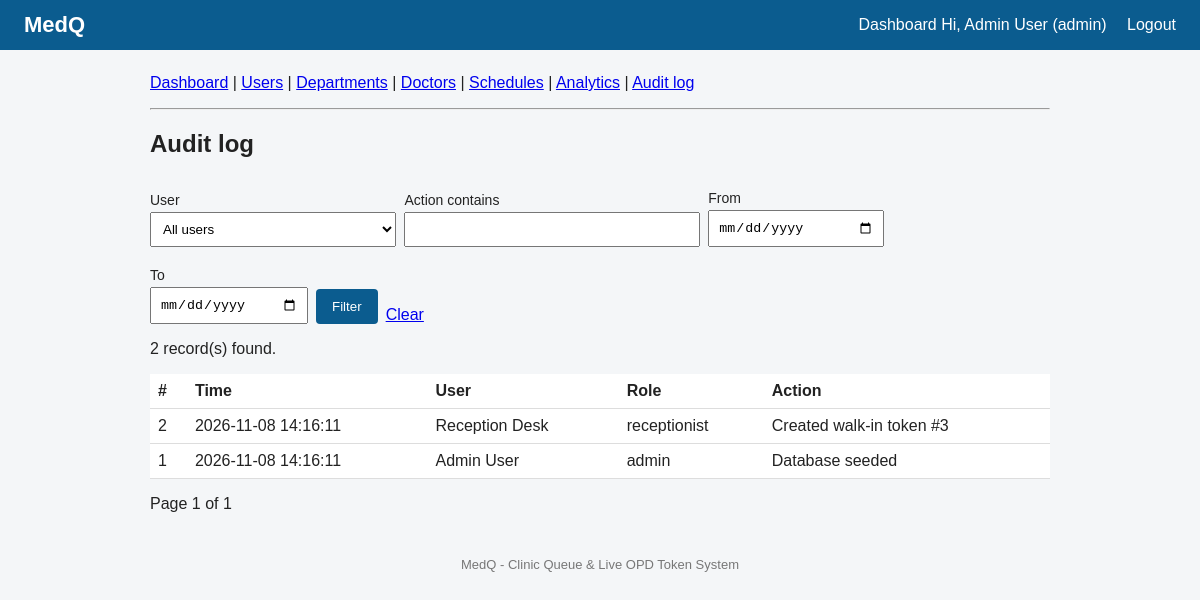
The app's page /backend/admin/audit_log.php (signed in) with its own data.
### tables this page shows
CREATE TABLE audit_log (
    log_id     INT UNSIGNED AUTO_INCREMENT PRIMARY KEY,
    user_id    INT UNSIGNED NULL,
    action     VARCHAR(255) NOT NULL,
    created_at TIMESTAMP NOT NULL DEFAULT CURRENT_TIMESTAMP,
    CONSTRAINT fk_audit_user FOREIGN KEY (user_id)
        REFERENCES users(user_id) ON DELETE SET NULL ON UPDATE CASCADE,
    INDEX idx_audit_user (user_id)
);

CREATE TABLE users (
    user_id       INT UNSIGNED AUTO_INCREMENT PRIMARY KEY,
    name          VARCHAR(100) NOT NULL,
    email         VARCHAR(150) NOT NULL UNIQUE,
    phone         VARCHAR(20),
    password_hash VARCHAR(255) NOT NULL,
    role          ENUM('patient','doctor','receptionist','admin') NOT NULL DEFAULT 'patient',
    created_at    TIMESTAMP NOT NULL DEFAULT CURRENT_TIMESTAMP
);

### backend/includes/functions.php (called while the page is built, shortened)
<?php
function e($text) {
    return htmlspecialchars((string)$text, ENT_QUOTES, 'UTF-8');
}

### backend/admin/audit_log.php (the view, shortened to what this page needs)
<?php
require_once '../includes/db.php';
$q       = trim($_GET['q'] ?? '');
$from    = $_GET['from'] ?? '';
$to      = $_GET['to'] ?? '';
$where  = [];
$params = [];
$where_sql = $where ? 'WHERE ' . implode(' AND ', $where) : '';
$per_page = 20;
$page     = max(1, (int)($_GET['page'] ?? 1));
$offset   = ($page - 1) * $per_page;
$stmt = $pdo->prepare("SELECT COUNT(*) FROM audit_log a $where_sql");
$stmt->execute($params);
$total       = (int)$stmt->fetchColumn();
$total_pages = max(1, (int)ceil($total / $per_page));
$stmt = $pdo->prepare("SELECT a.log_id, a.created_at, a.action, u.name AS user_name, u.role
                         FROM audit_log a
                         LEFT JOIN users u ON u.user_id = a.user_id
                         $where_sql
                        ORDER BY a.log_id DESC
                        LIMIT $per_page OFFSET $offset");
$stmt->execute($params);
$logs = $stmt->fetchAll();
include '../includes/header.php';
include 'menu.php';
?>
<h2>Audit log</h2>
<form method="get" style="display:flex; gap:8px; align-items:end; flex-wrap:wrap;">
    <label>User
        <select name="user_id">
            <option value="0">All users</option>
        </select>
    </label>
    <label>Action contains <input type="text" name="q" value="<?= e($q) ?>"></label>
    <label>From <input type="date" name="from" value="<?= e($from) ?>"></label>
    <label>To <input type="date" name="to" value="<?= e($to) ?>"></label>
    <button type="submit">Filter</button>
    <a href="audit_log.php">Clear</a>
</form>
<p><?= e($total) ?> record(s) found.</p>
<table>
    <tr><th>#</th><th>Time</th><th>User</th><th>Role</th><th>Action</th></tr>
    <?php foreach ($logs as $l): ?>
        <tr>
            <td><?= e($l['log_id']) ?></td>
            <td><?= e($l['created_at']) ?></td>
            <td><?= e($l['user_name'] ?? '(deleted user)') ?></td>
            <td><?= e($l['role'] ?? '-') ?></td>
            <td><?= e($l['action']) ?></td>
        </tr>
    <?php endforeach; ?>
</table>
<p>
    Page <?= e($page) ?> of <?= e($total_pages) ?>
</p>
<?php include '../includes/footer.php'; ?>

### backend/css/styles.css (style rules this page uses)
body { font-family: Arial, sans-serif; margin: 0; background: #f4f6f8; color: #222; }
label { display: block; margin-top: 12px; font-size: 14px; }
input, select { width: 100%; padding: 8px; margin-top: 4px; box-sizing: border-box; }
button, .btn { background: #0b5c8f; color: #fff; border: 0; padding: 10px 16px; margin-top: 16px; border-radius: 4px; cursor: pointer; text-decoration: none; display: inline-block; }
table { width: 100%; border-collapse: collapse; background: #fff; }
th, td { padding: 8px; border-bottom: 1px solid #ddd; text-align: left; }

### records on screen
audit_log: log_id "2", created_at "2026-11-08 14:16:11", user.name "Reception Desk", user.role "receptionist", action "Created walk-in token #3"
audit_log: log_id "1", created_at "2026-11-08 14:16:11", user.name "Admin User", user.role "admin", action "Database seeded"

### other values on screen
$_SESSION['name'] "Admin User"
$_SESSION['role'] "admin"
$total "2"
$page "1"
$total_pages "1"
